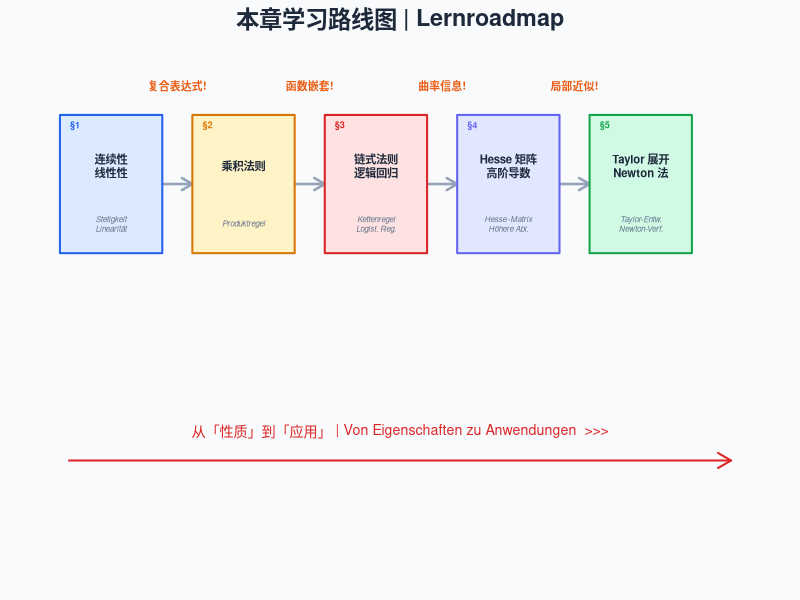
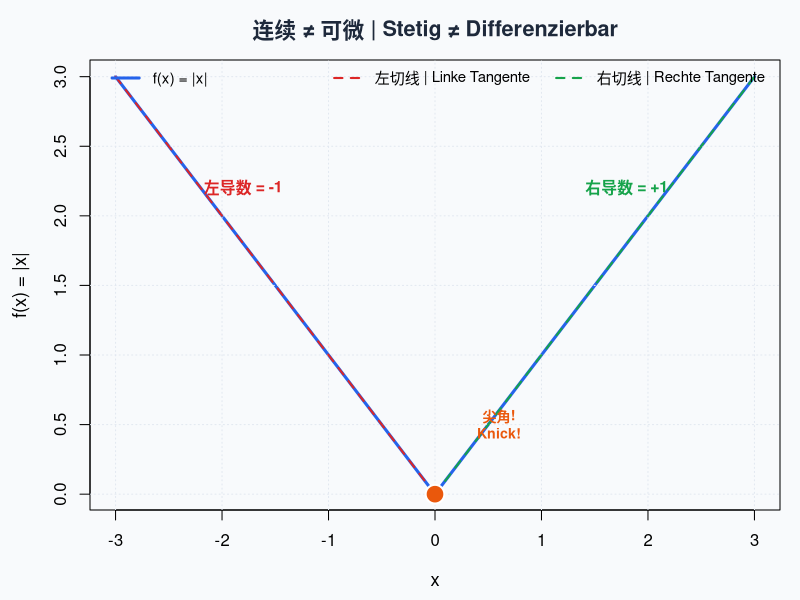
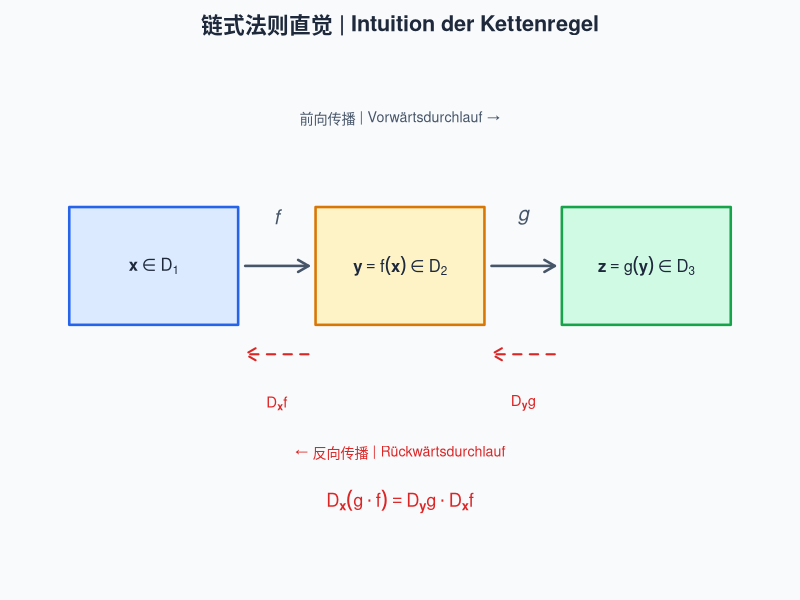
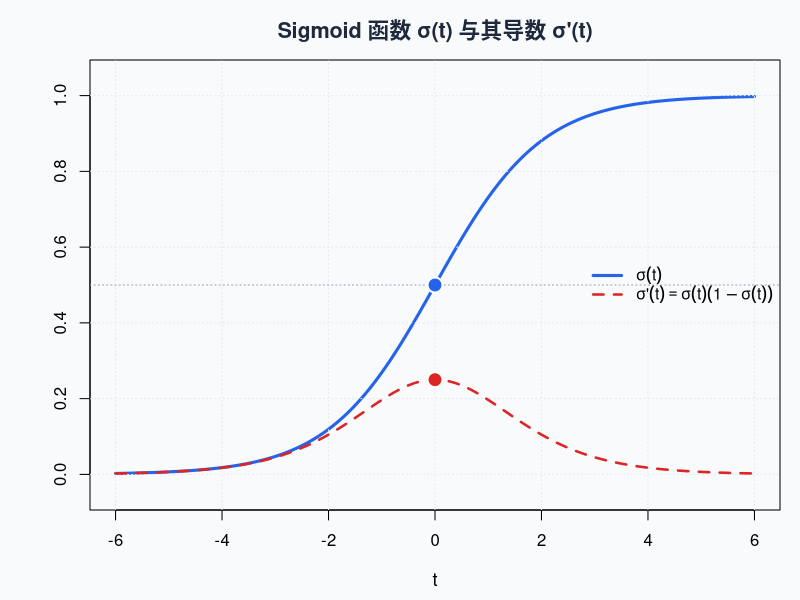
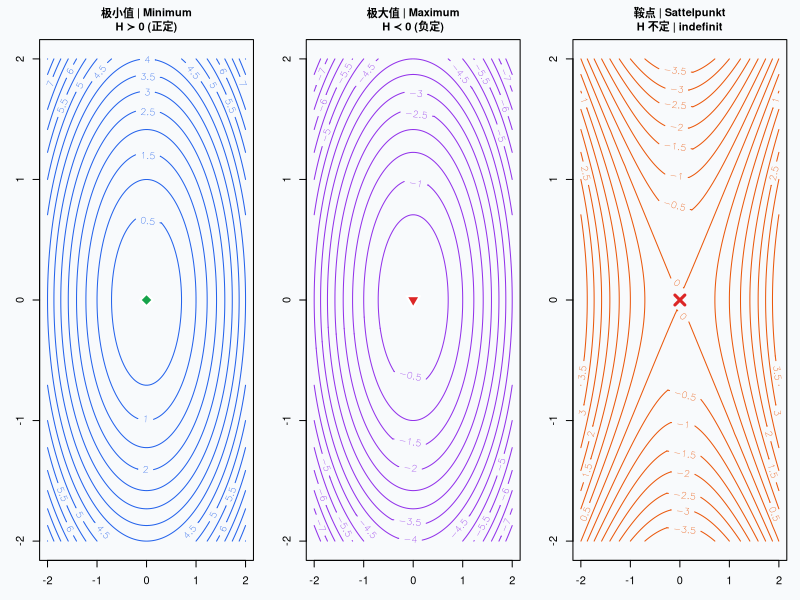
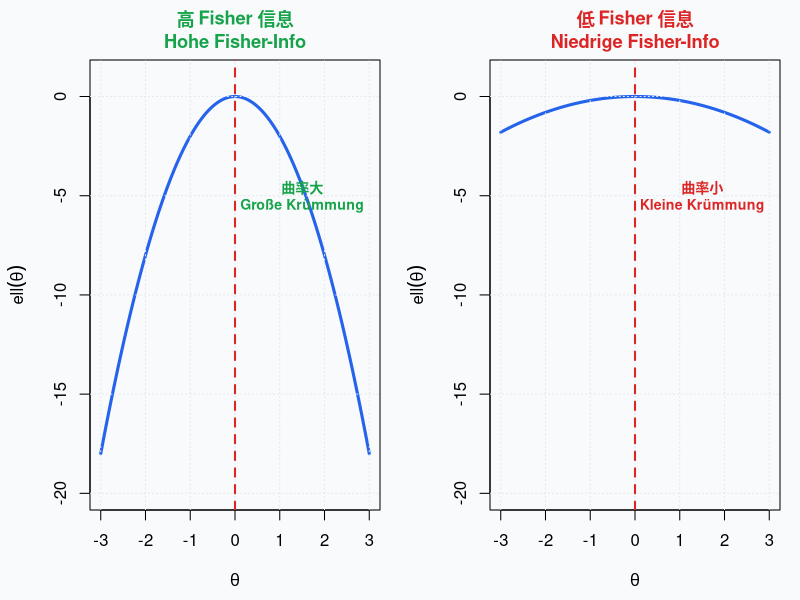
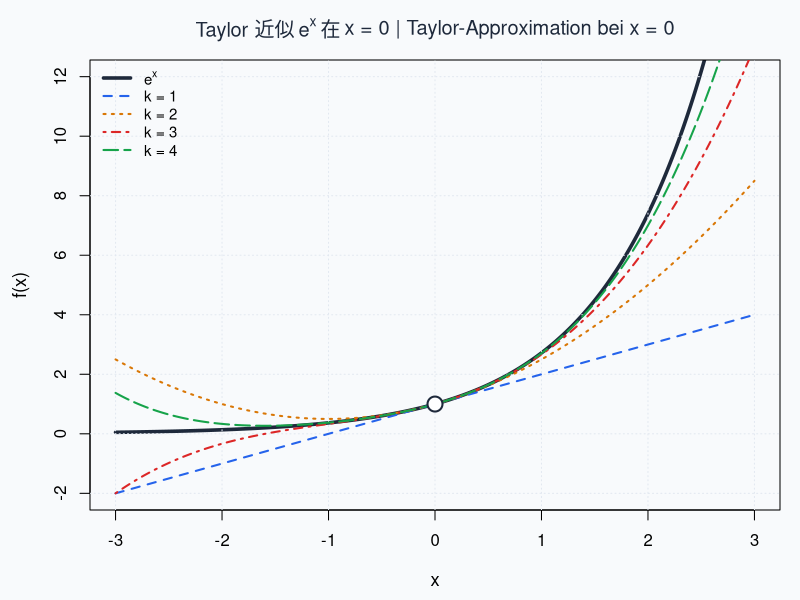
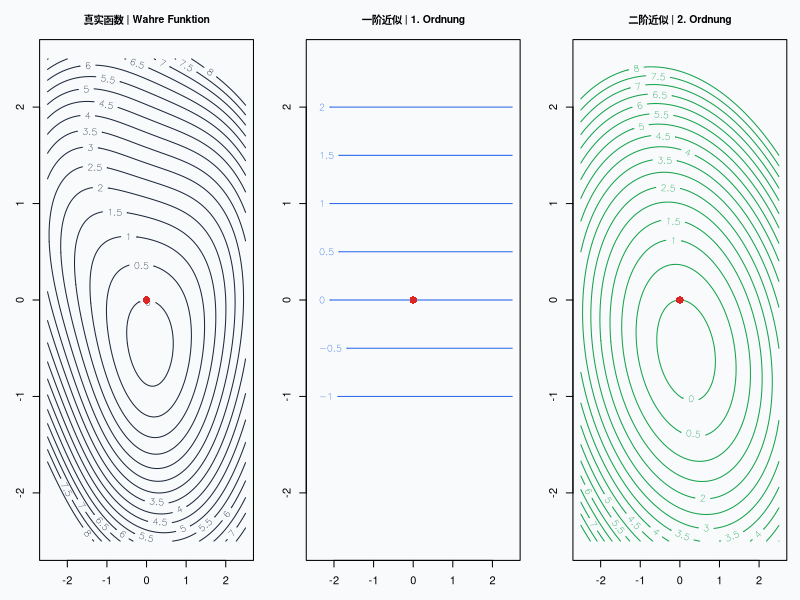

The R source for these figures, in order:
## ---- chunk 1
#| label: setup
#| include: false
knitr::opts_chunk$set(
  fig.width = 9, fig.height = 5.5,
  message = FALSE, warning = FALSE,
  dev = "ragg_png", dpi = 150
)

# 全局配色方案 | Globales Farbschema
palette_main <- list(
  blue     = "#2563EB",
  red      = "#DC2626",
  green    = "#16A34A",
  orange   = "#EA580C",
  purple   = "#9333EA",
  indigo   = "#6366F1",
  gray     = "#6B7280",
  bg_light = "#F8FAFC",
  bg_warn  = "#FEF3C7"
)
## ---- chunk 2
#| label: fig-roadmap
#| fig-cap: "本章学习路线图：从基本性质到 Newton 法 | Lernroadmap: Von Grundeigenschaften bis Newton-Verfahren"
#| code-fold: true

par(mar = c(0.5, 0.5, 2, 0.5), bg = "#F8FAFC")
plot(NULL, xlim = c(0, 12), ylim = c(0, 7), axes = FALSE,
     xlab = "", ylab = "", main = "")
title(expression(bold("本章学习路线图 | Lernroadmap")),
      cex.main = 1.4, col.main = "#1E293B")

# 步骤坐标
steps_x <- c(1.2, 3.4, 5.6, 7.8, 10.0)
steps_y <- rep(5.3, 5)
arrows(steps_x[-5] + 0.85, steps_y[-5], steps_x[-1] - 0.85, steps_y[-1],
       col = "#94A3B8", lwd = 2.5, length = 0.12)

labels_cn <- c("连续性\n线性性", "乘积法则",
               "链式法则\n逻辑回归", "Hesse 矩阵\n高阶导数",
               "Taylor 展开\nNewton 法")
labels_de <- c("Stetigkeit\nLinearität", "Produktregel",
               "Kettenregel\nLogist. Reg.", "Hesse-Matrix\nHöhere Abl.",
               "Taylor-Entw.\nNewton-Verf.")
colors <- c("#DBEAFE", "#FEF3C7", "#FEE2E2", "#E0E7FF", "#D1FAE5")
borders <- c("#2563EB", "#D97706", "#DC2626", "#6366F1", "#16A34A")

for (i in 1:5) {
  rect(steps_x[i] - 0.85, steps_y[i] - 0.95, steps_x[i] + 0.85, steps_y[i] + 0.95,
       col = colors[i], border = borders[i], lwd = 2)
  text(steps_x[i], steps_y[i] + 0.25, labels_cn[i], cex = 0.68, font = 2, col = "#1E293B")
  text(steps_x[i], steps_y[i] - 0.55, labels_de[i], cex = 0.48, col = "#64748B", font = 3)
}

arrows(0.5, 1.5, 11.5, 1.5, col = "#DC2626", lwd = 2, length = 0.15)
text(6, 1.9, "从「性质」到「应用」 | Von Eigenschaften zu Anwendungen  >>>",
     cex = 0.85, col = "#DC2626")

triggers <- c("", "复合表达式!", "函数嵌套!", "曲率信息!", "局部近似!")
for (i in 2:5) {
  text(steps_x[i] - 1.1, steps_y[i] + 1.35, triggers[i],
       cex = 0.65, col = "#EA580C", font = 2)
}

for (i in 1:5) {
  text(steps_x[i] - 0.6, steps_y[i] + 0.8, paste0("§", i),
       cex = 0.55, col = borders[i], font = 2)
}
## ---- chunk 3
#| label: fig-abs-value
#| fig-cap: "|x| 在 x = 0 处连续但不可微：左右'坡度'不一致 | |x| ist bei x = 0 stetig, aber nicht differenzierbar"

par(bg = "#F8FAFC", mar = c(4.5, 4.5, 3, 1))
x_seq <- seq(-3, 3, length.out = 500)
plot(x_seq, abs(x_seq), type = "l", col = "#2563EB", lwd = 3,
     xlab = "x", ylab = "f(x) = |x|",
     main = "连续 ≠ 可微 | Stetig ≠ Differenzierbar",
     cex.lab = 1.1, cex.main = 1.3, col.main = "#1E293B")
grid(col = "#E2E8F0")

# 左侧切线斜率 = -1
lines(c(-3, 0), c(3, 0), col = "#DC2626", lwd = 2, lty = 2)
# 右侧切线斜率 = +1
lines(c(0, 3), c(0, 3), col = "#16A34A", lwd = 2, lty = 2)
# 尖角点
points(0, 0, pch = 21, bg = "#EA580C", col = "white", cex = 2.5, lwd = 2)

text(-1.8, 2.2, "左导数 = -1", col = "#DC2626", cex = 0.95, font = 2)
text(1.8, 2.2, "右导数 = +1", col = "#16A34A", cex = 0.95, font = 2)
text(0.6, 0.5, "尖角!\nKnick!", col = "#EA580C", cex = 0.85, font = 2)

legend("top",
       legend = c("f(x) = |x|", "左切线 | Linke Tangente", "右切线 | Rechte Tangente"),
       col = c("#2563EB", "#DC2626", "#16A34A"),
       lwd = c(3, 2, 2), lty = c(1, 2, 2), bty = "n", cex = 0.9, horiz = TRUE)
## ---- chunk 4
#| label: linearity-verify
#| code-fold: false

# 数值验证线性性 | Numerische Überprüfung der Linearität
x <- c(1, -1)
a <- c(1, 2)

# 分别计算梯度
梯度_f <- 2 * x             # ∇f = 2x^T
梯度_g <- a                  # ∇g = a^T

# 用线性性组合
梯度_h_线性性 <- 3 * 梯度_f - 2 * 梯度_g

# 直接用数值微分验证
h_func <- function(x) 3 * sum(x^2) - 2 * sum(a * x)
eps <- 1e-7
梯度_h_数值 <- c(
  (h_func(x + c(eps, 0)) - h_func(x - c(eps, 0))) / (2 * eps),
  (h_func(x + c(0, eps)) - h_func(x - c(0, eps))) / (2 * eps)
)

cat("线性性法 | Linearitätsmethode:  ", 梯度_h_线性性, "\n")
cat("数值微分 | Numerisch:           ", round(梯度_h_数值, 6), "\n")
cat("最大差异 | Max. Differenz:       ", max(abs(梯度_h_线性性 - 梯度_h_数值)), "\n")
## ---- chunk 5
#| label: quadratic-form-verify
#| code-fold: false

# 验证二次型导数 | Überprüfung der Ableitung der quadratischen Form
set.seed(42)
n <- 4
A <- matrix(rnorm(n * n), n, n)
A <- (A + t(A)) / 2  # 对称化 | Symmetrisierung

x0 <- rnorm(n)

# 解析梯度：2 * x^T * A
梯度_解析 <- 2 * crossprod(x0, A)  # 1 × n 行向量

# 数值梯度
b_func <- function(x) as.numeric(t(x) %*% A %*% x)
eps <- 1e-7
梯度_数值 <- numeric(n)
for (j in 1:n) {
  e_j <- rep(0, n); e_j[j] <- eps
  梯度_数值[j] <- (b_func(x0 + e_j) - b_func(x0 - e_j)) / (2 * eps)
}

cat("解析梯度 | Analytisch:", round(梯度_解析, 6), "\n")
cat("数值梯度 | Numerisch: ", round(梯度_数值, 6), "\n")
cat("最大差异 | Max. Diff: ", format(max(abs(梯度_解析 - 梯度_数值)), scientific = TRUE), "\n")
## ---- chunk 6
#| label: fig-chain-rule-diagram
#| fig-cap: "链式法则图示：求导沿复合链传播——这正是神经网络'反向传播'的本质 | Kettenregel: Ableitungen propagieren entlang der Kompositionskette"
#| code-fold: true

par(bg = "#F8FAFC", mar = c(1, 1, 2.5, 1))
plot(NULL, xlim = c(0, 10), ylim = c(0, 5), axes = FALSE, xlab = "", ylab = "")
title("链式法则直觉 | Intuition der Kettenregel", cex.main = 1.3, col.main = "#1E293B")

# 三个节点
cx <- c(1.5, 5, 8.5); cy <- rep(3, 3)
labels <- c(expression(bold(x) %in% D[1]),
            expression(bold(y) == f(bold(x)) %in% D[2]),
            expression(bold(z) == g(bold(y)) %in% D[3]))
fills <- c("#DBEAFE", "#FEF3C7", "#D1FAE5")
bords <- c("#2563EB", "#D97706", "#16A34A")

for (i in 1:3) {
  rect(cx[i] - 1.2, cy[i] - 0.6, cx[i] + 1.2, cy[i] + 0.6,
       col = fills[i], border = bords[i], lwd = 2.5)
  text(cx[i], cy[i], labels[i], cex = 1.0, col = "#1E293B")
}

# 前向箭头
arrows(cx[1] + 1.3, cy[1], cx[2] - 1.3, cy[2], col = "#475569", lwd = 2.5, length = 0.12)
arrows(cx[2] + 1.3, cy[2], cx[3] - 1.3, cy[3], col = "#475569", lwd = 2.5, length = 0.12)
text(3.25, 3.5, expression(italic(f)), cex = 1.2, col = "#475569", font = 2)
text(6.75, 3.5, expression(italic(g)), cex = 1.2, col = "#475569", font = 2)

# 反向箭头（导数）
arrows(cx[3] - 1.3, cy[3] - 0.9, cx[2] + 1.3, cy[2] - 0.9, col = "#DC2626", lwd = 2, lty = 2, length = 0.12)
arrows(cx[2] - 1.3, cy[2] - 0.9, cx[1] + 1.3, cy[1] - 0.9, col = "#DC2626", lwd = 2, lty = 2, length = 0.12)
text(6.75, 1.6, expression(D[bold(y)] * g), cex = 0.9, col = "#DC2626", font = 2)
text(3.25, 1.6, expression(D[bold(x)] * f), cex = 0.9, col = "#DC2626", font = 2)

# 总导数
text(5, 0.6, expression(D[bold(x)](g %.% f) == D[bold(y)] * g %.% D[bold(x)] * f),
     cex = 1.1, col = "#DC2626", font = 2)

text(5, 4.5, "前向传播 | Vorwärtsdurchlauf →", cex = 0.85, col = "#475569")
text(5, 1.1, "← 反向传播 | Rückwärtsdurchlauf", cex = 0.85, col = "#DC2626")
## ---- chunk 7
#| label: fig-sigmoid
#| fig-cap: "Sigmoid 函数及其导数：σ'(t) = σ(t)(1 − σ(t))，在 t = 0 时导数最大 | Sigmoid und ihre Ableitung"

par(bg = "#F8FAFC", mar = c(4.5, 4.5, 3, 1))
t_seq <- seq(-6, 6, length.out = 500)
sigma_t <- 1 / (1 + exp(-t_seq))
sigma_deriv <- sigma_t * (1 - sigma_t)

plot(t_seq, sigma_t, type = "l", col = "#2563EB", lwd = 3,
     xlab = "t", ylab = "",
     main = "Sigmoid 函数 σ(t) 与其导数 σ'(t)",
     cex.lab = 1.1, cex.main = 1.3, col.main = "#1E293B",
     ylim = c(-0.05, 1.05))
grid(col = "#E2E8F0")
lines(t_seq, sigma_deriv, col = "#DC2626", lwd = 2.5, lty = 2)
abline(h = 0.5, col = "#94A3B8", lty = 3)
points(0, 0.5, pch = 21, bg = "#2563EB", col = "white", cex = 2, lwd = 2)
points(0, 0.25, pch = 21, bg = "#DC2626", col = "white", cex = 2, lwd = 2)

legend("right",
       legend = c(expression(sigma(t)), expression(sigma * "'" * (t) == sigma(t)(1 - sigma(t)))),
       col = c("#2563EB", "#DC2626"), lwd = c(3, 2.5), lty = c(1, 2),
       bty = "n", cex = 0.95)
## ---- chunk 8
#| label: logistic-gradient-verify
#| code-fold: false

# 验证逻辑回归梯度 | Überprüfung des logistischen Gradienten
sigma <- function(t) 1 / (1 + exp(-t))

set.seed(42)
p <- 5
beta_test <- rnorm(p)
x_test <- rnorm(p)
y_test <- 1

# 解析梯度
y_hat <- sigma(sum(beta_test * x_test))
梯度_解析 <- (y_hat - y_test) * x_test

# 数值梯度
ell <- function(beta) {
  p_hat <- sigma(sum(beta * x_test))
  -(y_test * log(p_hat) + (1 - y_test) * log(1 - p_hat))
}
eps <- 1e-7
梯度_数值 <- numeric(p)
for (j in 1:p) {
  e_j <- rep(0, p); e_j[j] <- eps
  梯度_数值[j] <- (ell(beta_test + e_j) - ell(beta_test - e_j)) / (2 * eps)
}

cat("解析梯度 | Analytisch:", round(梯度_解析, 6), "\n")
cat("数值梯度 | Numerisch: ", round(梯度_数值, 6), "\n")
cat("最大差异 | Max. Diff: ", format(max(abs(梯度_解析 - 梯度_数值)), scientific = TRUE), "\n")
## ---- chunk 9
#| label: fig-critical-points
#| fig-cap: "三种临界点的等高线图：极小值（碗）、极大值（山顶）、鞍点（马鞍）| Drei Typen kritischer Punkte"
#| fig-height: 4.5

par(mfrow = c(1, 3), bg = "#F8FAFC", mar = c(3, 3, 3, 1))

grid_1d <- seq(-2, 2, length.out = 100)
grid_xy <- expand.grid(x = grid_1d, y = grid_1d)

# 极小值：f = x^2 + y^2，H 正定
z_min <- matrix(grid_xy$x^2 + grid_xy$y^2, 100, 100)
contour(grid_1d, grid_1d, z_min, nlevels = 15, col = "#2563EB",
        main = "极小值 | Minimum\nH ≻ 0 (正定)", cex.main = 1.0,
        xlab = expression(x[1]), ylab = expression(x[2]))
points(0, 0, pch = 23, bg = "#16A34A", col = "white", cex = 2, lwd = 2)

# 极大值：f = -x^2 - y^2，H 负定
z_max <- matrix(-(grid_xy$x^2 + grid_xy$y^2), 100, 100)
contour(grid_1d, grid_1d, z_max, nlevels = 15, col = "#9333EA",
        main = "极大值 | Maximum\nH ≺ 0 (负定)", cex.main = 1.0,
        xlab = expression(x[1]), ylab = expression(x[2]))
points(0, 0, pch = 25, bg = "#DC2626", col = "white", cex = 2, lwd = 2)

# 鞍点：f = x^2 - y^2，H 不定
z_sad <- matrix(grid_xy$x^2 - grid_xy$y^2, 100, 100)
contour(grid_1d, grid_1d, z_sad, nlevels = 15, col = "#EA580C",
        main = "鞍点 | Sattelpunkt\nH 不定 | indefinit", cex.main = 1.0,
        xlab = expression(x[1]), ylab = expression(x[2]))
points(0, 0, pch = 4, col = "#DC2626", cex = 2, lwd = 3)

par(mfrow = c(1, 1))
## ---- chunk 10
#| label: fig-fisher-intuition
#| fig-cap: "Fisher 信息的直觉：曲率大 = 信息多 = 估计精确 | Fisher-Intuition: Große Krümmung = mehr Information = präzisere Schätzung"
#| fig-height: 4.5

par(mfrow = c(1, 2), bg = "#F8FAFC", mar = c(4.5, 4.5, 3, 1))

theta <- seq(-3, 3, length.out = 300)

# 高信息（尖锐的似然）
ell_sharp <- -2 * theta^2
plot(theta, ell_sharp, type = "l", col = "#2563EB", lwd = 3,
     xlab = expression(theta), ylab = expression(ell(theta)),
     main = "高 Fisher 信息\nHohe Fisher-Info",
     cex.main = 1.1, col.main = "#16A34A", ylim = c(-20, 1))
grid(col = "#E2E8F0")
abline(v = 0, col = "#DC2626", lty = 2, lwd = 2)
text(1.5, -5, "曲率大\nGroße Krümmung", col = "#16A34A", cex = 0.85, font = 2)

# 低信息（平坦的似然）
ell_flat <- -0.2 * theta^2
plot(theta, ell_flat, type = "l", col = "#2563EB", lwd = 3,
     xlab = expression(theta), ylab = expression(ell(theta)),
     main = "低 Fisher 信息\nNiedrige Fisher-Info",
     cex.main = 1.1, col.main = "#DC2626", ylim = c(-20, 1))
grid(col = "#E2E8F0")
abline(v = 0, col = "#DC2626", lty = 2, lwd = 2)
text(1.5, -5, "曲率小\nKleine Krümmung", col = "#DC2626", cex = 0.85, font = 2)

par(mfrow = c(1, 1))
## ---- chunk 11
#| label: fig-taylor-1d
#| fig-cap: "e^x 在 x = 0 处的 Taylor 近似：阶数越高，近似越好 | Taylor-Approximation von e^x bei x = 0"
#| fig-height: 5

par(bg = "#F8FAFC", mar = c(4.5, 4.5, 3, 1))
x_seq <- seq(-3, 3, length.out = 500)

plot(x_seq, exp(x_seq), type = "l", col = "#1E293B", lwd = 3.5,
     xlab = "x", ylab = "f(x)",
     main = expression("Taylor 近似 " * e^x * " 在 x = 0 | Taylor-Approximation bei x = 0"),
     ylim = c(-2, 12), cex.lab = 1.1, cex.main = 1.2, col.main = "#1E293B")
grid(col = "#E2E8F0")

# 各阶 Taylor 多项式
taylor_colors <- c("#2563EB", "#D97706", "#DC2626", "#16A34A")
taylor_labels <- c("k = 1: 1 + x",
                    expression("k = 2: 1 + x + " * x^2/2),
                    expression("k = 3: + " * x^3/6),
                    expression("k = 4: + " * x^4/24))

T1 <- 1 + x_seq
T2 <- T1 + x_seq^2 / 2
T3 <- T2 + x_seq^3 / 6
T4 <- T3 + x_seq^4 / 24

lines(x_seq, T1, col = taylor_colors[1], lwd = 2, lty = 2)
lines(x_seq, T2, col = taylor_colors[2], lwd = 2, lty = 3)
lines(x_seq, T3, col = taylor_colors[3], lwd = 2, lty = 4)
lines(x_seq, T4, col = taylor_colors[4], lwd = 2, lty = 5)

points(0, 1, pch = 21, bg = "white", col = "#1E293B", cex = 2, lwd = 2)

legend("topleft",
       legend = c(expression(e^x), "k = 1", "k = 2", "k = 3", "k = 4"),
       col = c("#1E293B", taylor_colors),
       lwd = c(3.5, 2, 2, 2, 2), lty = c(1, 2, 3, 4, 5),
       bty = "n", cex = 0.9)
## ---- chunk 12
#| label: fig-taylor-2d
#| fig-cap: "二维函数 f(x,y)=sin(x)·cos(y) 在原点处的一阶和二阶 Taylor 近似等高线 | Taylor-Approximation einer 2D-Funktion"
#| fig-height: 4.5

par(mfrow = c(1, 3), bg = "#F8FAFC", mar = c(3, 3, 3, 1))

grid_1d <- seq(-2.5, 2.5, length.out = 120)
gx <- rep(grid_1d, each = 120)
gy <- rep(grid_1d, times = 120)

# 真实函数 f(x,y) = sin(x)*cos(y)
f_true <- matrix(sin(gx) * cos(gy), 120, 120)

# 在 (0,0) 处：f=0, ∇f=(cos0·cos0, -sin0·sin0)=(1,0)
# H = [[-sin(x)cos(y), -cos(x)sin(y)],[-cos(x)sin(y), -sin(x)cos(y)]]
# H(0,0) = [[0,0],[0,0]] → 二阶近似 = 一阶近似!
# 换一个更好的函数：f(x,y) = x^2 + 0.5*y^2 + 0.3*x*y + sin(x)*cos(y)

f_func <- function(x, y) x^2 + 0.5*y^2 + 0.3*x*y + sin(x)*cos(y)

f_true <- matrix(f_func(gx, gy), 120, 120)

# 展开点
x0 <- 0; y0 <- 0
f0 <- f_func(x0, y0)  # = 0

# 数值梯度
eps <- 1e-5
df_dx <- (f_func(x0+eps, y0) - f_func(x0-eps, y0)) / (2*eps)
df_dy <- (f_func(x0, y0+eps) - f_func(x0, y0-eps)) / (2*eps)

# 数值 Hesse
d2f_dxdx <- (f_func(x0+eps, y0) - 2*f0 + f_func(x0-eps, y0)) / eps^2
d2f_dydy <- (f_func(x0, y0+eps) - 2*f0 + f_func(x0, y0-eps)) / eps^2
d2f_dxdy <- (f_func(x0+eps, y0+eps) - f_func(x0+eps, y0-eps) -
              f_func(x0-eps, y0+eps) + f_func(x0-eps, y0-eps)) / (4*eps^2)

T1_vals <- f0 + df_dx*(gx - x0) + df_dy*(gy - y0)
T2_vals <- T1_vals + 0.5*(d2f_dxdx*(gx-x0)^2 + 2*d2f_dxdy*(gx-x0)*(gy-y0) + d2f_dydy*(gy-y0)^2)

T1_mat <- matrix(T1_vals, 120, 120)
T2_mat <- matrix(T2_vals, 120, 120)

lev <- seq(-1, 8, by = 0.5)

contour(grid_1d, grid_1d, f_true, levels = lev, col = "#1E293B",
        main = "真实函数 | Wahre Funktion", cex.main = 0.95,
        xlab = expression(x[1]), ylab = expression(x[2]))
points(0, 0, pch = 16, col = "#DC2626", cex = 1.5)

contour(grid_1d, grid_1d, T1_mat, levels = lev, col = "#2563EB",
        main = "一阶近似 | 1. Ordnung", cex.main = 0.95,
        xlab = expression(x[1]), ylab = expression(x[2]))
points(0, 0, pch = 16, col = "#DC2626", cex = 1.5)

contour(grid_1d, grid_1d, T2_mat, levels = lev, col = "#16A34A",
        main = "二阶近似 | 2. Ordnung", cex.main = 0.95,
        xlab = expression(x[1]), ylab = expression(x[2]))
points(0, 0, pch = 16, col = "#DC2626", cex = 1.5)

par(mfrow = c(1, 1))
## ---- chunk 13
#| label: newton-vs-gd
#| code-fold: true

# 目标函数：f(x) = x1^4 + x2^4 - 2*x1^2 - 2*x2^2 + x1*x2 + 5
# 这是一个有两个局部极小值和一个鞍点的函数
# 为了演示 Newton 法的二次收敛，用一个强凸的二次+四次混合函数

f_obj <- function(x) 5*x[1]^2 + 10*x[2]^2 + 0.5*x[1]^4 + 0.5*x[2]^4 + 3*x[1]*x[2]

grad_obj <- function(x) {
  c(10*x[1] + 2*x[1]^3 + 3*x[2],
    20*x[2] + 2*x[2]^3 + 3*x[1])
}

hesse_obj <- function(x) {
  matrix(c(10 + 6*x[1]^2, 3,
           3, 20 + 6*x[2]^2), 2, 2)
}

# Newton 法
newton_run <- function(x_init, max_iter = 20, tol = 1e-12) {
  x <- x_init
  history <- matrix(NA, max_iter + 1, 2)
  loss_h <- numeric(max_iter + 1)
  history[1,] <- x
  loss_h[1] <- f_obj(x)
  
  for (i in 1:max_iter) {
    g <- grad_obj(x)
    H <- hesse_obj(x)
    delta <- solve(H, g)  # H^{-1} * g
    x <- x - delta
    history[i+1,] <- x
    loss_h[i+1] <- f_obj(x)
    if (sqrt(sum(g^2)) < tol) {
      history <- history[1:(i+1),]
      loss_h <- loss_h[1:(i+1)]
      break
    }
  }
  list(x = x, history = history, loss = loss_h)
}

# 梯度下降
gd_simple <- function(x_init, lr, max_iter = 200) {
  x <- x_init
  loss_h <- numeric(max_iter + 1)
  loss_h[1] <- f_obj(x)
  
  for (i in 1:max_iter) {
    g <- grad_obj(x)
    x <- x - lr * g
    loss_h[i+1] <- f_obj(x)
  }
  list(x = x, loss = loss_h)
}

x0 <- c(3, -2)
res_newton <- newton_run(x0, max_iter = 15)
res_gd <- gd_simple(x0, lr = 0.01, max_iter = 200)
## ---- chunk 14
#| label: fig-newton-convergence
#| fig-cap: "Newton 法的二次收敛 vs 梯度下降的线性收敛——迭代次数差距巨大 | Quadratische Konvergenz (Newton) vs. Lineare Konvergenz (GD)"
#| fig-height: 5

par(bg = "#F8FAFC", mar = c(4.5, 5, 3, 1))

n_newton <- length(res_newton$loss)
n_gd <- length(res_gd$loss)

plot(0:(n_gd-1), res_gd$loss, type = "l", col = "#2563EB", lwd = 2.5,
     xlab = "迭代次数 | Iteration", ylab = "f(x) (对数尺度 | log)",
     main = "Newton 法 vs 梯度下降 | Newton vs. Gradientenabstieg",
     log = "y", cex.lab = 1.1, cex.main = 1.3, col.main = "#1E293B",
     ylim = c(min(res_newton$loss[res_newton$loss > 0], res_gd$loss[res_gd$loss > 0]),
              max(res_gd$loss) * 1.5))
grid(col = "#E2E8F0")
lines(0:(n_newton-1), pmax(res_newton$loss, 1e-16), col = "#DC2626", lwd = 2.5, type = "b",
      pch = 16, cex = 1.2)

legend("topright",
       legend = c(
         paste0("梯度下降 (", n_gd - 1, " 次迭代, η = 0.01)"),
         paste0("Newton 法 (", n_newton - 1, " 次迭代, 无需 η)")
       ),
       col = c("#2563EB", "#DC2626"), lwd = 2.5,
       pch = c(NA, 16), lty = c(1, 1), bty = "n", cex = 0.9)

cat("梯度下降：", n_gd - 1, "次迭代后 f =", format(tail(res_gd$loss, 1), digits = 6), "\n")
cat("Newton 法：", n_newton - 1, "次迭代后 f =", format(tail(res_newton$loss, 1), digits = 6), "\n")
## ---- chunk 15
#| label: fig-newton-path
#| fig-cap: "Newton 法（红色）直奔最优点，梯度下降（蓝色）缓慢地绕弯 | Newton (rot) geht direkt zum Optimum, GD (blau) nähert sich langsam"
#| fig-height: 5.5

par(bg = "#F8FAFC", mar = c(4.5, 4.5, 3, 1))

# 等高线
grid_1d <- seq(-4, 4, length.out = 200)
z_mat <- outer(grid_1d, grid_1d, Vectorize(function(a, b) f_obj(c(a, b))))

contour(grid_1d, grid_1d, z_mat, nlevels = 30,
        col = adjustcolor("#64748B", 0.5),
        xlab = expression(x[1]), ylab = expression(x[2]),
        main = "优化路径对比 | Vergleich der Optimierungspfade",
        cex.lab = 1.1, cex.main = 1.3, col.main = "#1E293B")

# GD 路径
x_gd <- x0
gd_path <- matrix(NA, 201, 2)
gd_path[1,] <- x_gd
for (i in 1:200) {
  x_gd <- x_gd - 0.01 * grad_obj(x_gd)
  gd_path[i+1,] <- x_gd
}
lines(gd_path[1:100, 1], gd_path[1:100, 2], col = "#2563EB", lwd = 2)
points(gd_path[1:100, 1], gd_path[1:100, 2], col = "#2563EB", pch = 16, cex = 0.3)

# Newton 路径
lines(res_newton$history[,1], res_newton$history[,2], col = "#DC2626", lwd = 2.5)
points(res_newton$history[,1], res_newton$history[,2], col = "#DC2626",
       pch = 16, cex = 1.5)

# 起点和终点
points(x0[1], x0[2], pch = 21, bg = "#EA580C", col = "white", cex = 2.5, lwd = 2)
text(x0[1] + 0.3, x0[2] + 0.4, "起点 | Start", col = "#EA580C", font = 2, cex = 0.85)

points(0, 0, pch = 23, bg = "#16A34A", col = "white", cex = 2.5, lwd = 2)
text(0.4, 0.4, "最优 | Opt.", col = "#16A34A", font = 2, cex = 0.85)

legend("topright",
       legend = c("梯度下降 | GD", "Newton 法 | Newton"),
       col = c("#2563EB", "#DC2626"), lwd = c(2, 2.5), pch = c(16, 16),
       pt.cex = c(0.5, 1.5), bty = "n", cex = 0.95)
## ---- chunk 16
#| label: fig-concept-chain
#| fig-cap: "知识逻辑链：每一步都由'需求'驱动 | Logikkette: Jeder Schritt wird durch Bedarf motiviert"
#| fig-width: 12
#| fig-height: 7.5
#| code-fold: true

par(bg = "#F8FAFC", mar = c(1, 0.5, 2.5, 0.5))
plot(NULL, xlim = c(0, 10), ylim = c(0, 8), axes = FALSE, xlab = "", ylab = "")
title("概念逻辑链 | Logikkette der Konzepte",
      cex.main = 1.4, col.main = "#1E293B")

# 节点
nx <- c(1.5, 1.5, 5, 5, 5, 8.5, 8.5)
ny <- c(6.5, 4.5, 6.5, 4.5, 2.5, 4.5, 2.5)
nlabels <- c("连续性\nStetigkeit", "线性性\nLinearität",
             "乘积法则\nProduktregel", "链式法则\nKettenregel",
             "逻辑回归\nLogist. Reg.",
             "Hesse+Taylor\nHöhere Abl.", "Newton 法\nNewton-Verf.")
nfill <- c("#DBEAFE", "#DBEAFE", "#FEF3C7", "#FEE2E2", "#FCE7F3", "#E0E7FF", "#D1FAE5")
nbord <- c("#2563EB", "#2563EB", "#D97706", "#DC2626", "#DB2777", "#6366F1", "#16A34A")

for (i in 1:7) {
  rect(nx[i]-1.1, ny[i]-0.55, nx[i]+1.1, ny[i]+0.55,
       col = nfill[i], border = nbord[i], lwd = 2)
  text(nx[i], ny[i], nlabels[i], cex = 0.72, font = 2, col = "#1E293B")
}

# 箭头
arr <- function(x1,y1,x2,y2,...) arrows(x1,y1,x2,y2,col="#64748B",lwd=2,length=0.1,...)
arr(2.7, 6.5, 3.8, 6.5)   # 连续性 → 乘积法则
arr(2.7, 4.5, 3.8, 4.5)   # 线性性 → 链式法则
arr(5, 3.8, 5, 3.1)        # 链式法则 → 逻辑回归
arr(6.2, 6.0, 7.3, 5.0)   # 乘积法则 → Hesse
arr(6.2, 4.5, 7.3, 4.5)   # 链式法则 → Hesse
arr(8.5, 3.8, 8.5, 3.1)   # Hesse → Newton

# 驱动力标签
text(3.3, 7.0, "需要处理乘积!", cex = 0.65, col = "#EA580C", font = 3)
text(3.3, 4.0, "函数嵌套!", cex = 0.65, col = "#EA580C", font = 3)
text(5.6, 3.5, "ML应用!", cex = 0.65, col = "#EA580C", font = 3)
text(7.0, 5.8, "需要曲率!", cex = 0.65, col = "#EA580C", font = 3)
text(9.1, 3.5, "加速优化!", cex = 0.65, col = "#EA580C", font = 3)

# 底部总结
rect(2, 0.3, 8, 1.3, col = "#FEF3C7", border = "#D97706", lwd = 2)
text(5, 0.8, "下一章预告：凸性理论——为什么损失函数的'碗'如此重要？",
     cex = 0.8, font = 2, col = "#1E293B")
